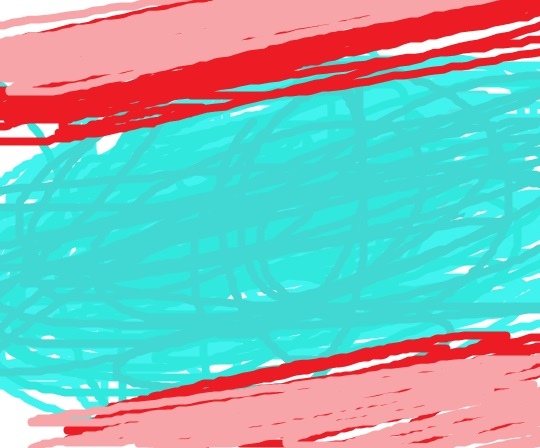
#> input picture example_image.jpg, 540 x 448 px
$ python test_detection.py
#> lines starting #> are read from the running program, lines starting #| are printed output that depends on the picture; after the words box and inside, x2 and y2 are one past the last pixel; in counts of white or black regions, pixels touching at a corner belong together
from typing import List

import numpy as np
from sklearn.cluster import KMeans
import cv2


def cluster_pixels(image, num_clusters):
    # Преобразование изображения в двумерный массив пикселей
    pixels = np.reshape(image, (-1, 3))

    # Кластеризация пикселей по цвету
    kmeans = KMeans(n_clusters=num_clusters)
    kmeans.fit(pixels)
    labels = kmeans.predict(pixels)

    # Создание маски для каждого кластера
    masks = []
    labels = np.reshape(labels, (image.shape[0], image.shape[1]))
    labels = np.stack([labels, labels, labels], axis=2)
    for i in range(num_clusters):
        mask = np.zeros_like(image)
        mask[np.where(labels == i)] = image[np.where(labels == i)]
        masks.append(mask)

    return masks

def get_biggest_mask(masks: List[np.ndarray]):
    biggest_mask = masks[0]
    biggest_size = 0
    for mask in masks:
        current = np.concatenate(mask).sum()
        print(current)
        if current > biggest_size:
            biggest_mask = mask
            biggest_size = current

    return biggest_mask

def get_color_ranges(mask: np.ndarray):
    transposed = np.transpose(mask)
    split_channels = [i for i in transposed]
    color_min_max = []
    for channel in split_channels:
        min_value = np.min(channel[channel != 0], axis=0)
        max_value = np.max(channel[channel != 0], axis=0)
        color_min_max.append((min_value, max_value,))
    lower, upper = [i for i in np.array(color_min_max).transpose()]
    return lower, upper

# Загрузка изображения
image = cv2.imread('example_image.jpg')
#> image is the input picture: shape (448, 540, 3); mean B, G, R 183.3, 184.8, 136.2

# Кластеризация пикселей изображения
num_clusters = 2
masks = cluster_pixels(image, num_clusters)
#> in cluster_pixels, `labels = np.reshape(labels, (image.shape[0], image.shape[1]))`:
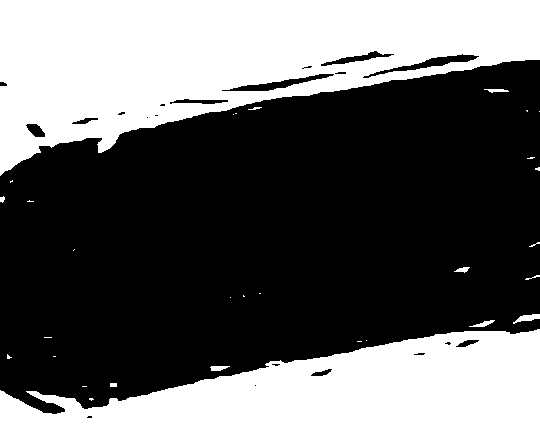
#> labels: shape (448, 540) int32; values 0 (black) and 1 (white), 40.9% white; 31 white regions (20 under 20 px), largest, box (x1, y1, x2, y2) and area: (0, 0, 540, 176) 54985, (0, 329, 540, 448) 43373, (513, 314, 540, 324) 133
#> after the loop in cluster_pixels, `for i in range(num_clusters):`:
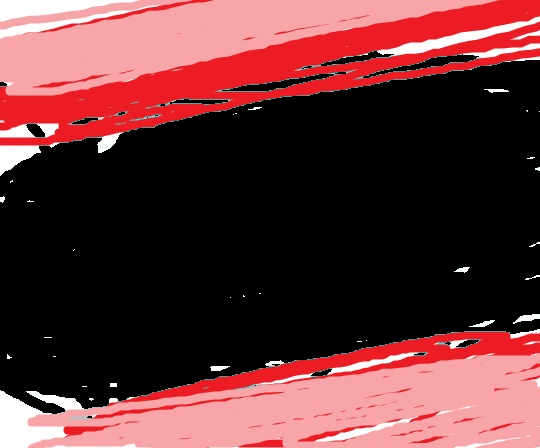
#> mask: shape (448, 540, 3); mean B, G, R 54.1, 52, 98.3
#> after the loop in cluster_pixels, `for i in range(num_clusters):`: masks = 2 items
#> masks = 2 items
mask = get_biggest_mask(masks)
#> in get_biggest_mask, `biggest_mask = masks[0]`:
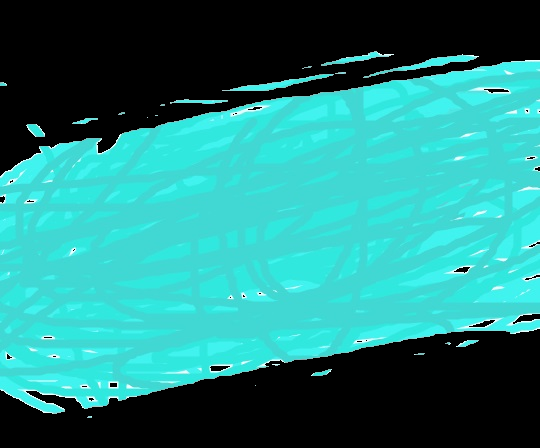
#> biggest_mask: shape (448, 540, 3); mean of channels 0, 1, 2 129.2, 132.8, 37.8; drawn as B, G, R
#> the loop in get_biggest_mask, `for mask in masks:` made 2 passes
#> (current, biggest_size) on pass 1: (72536742, 72536742)
#> current on pass 2: 49472830
#| 72536742
#| 49472830
#> after the loop in get_biggest_mask, `for mask in masks:`: biggest_size = 72536742
lower, upper = get_color_ranges(mask)
#> in get_color_ranges, `split_channels = [i for i in transposed]`: split_channels = 3 items
#> the loop in get_color_ranges, `for channel in split_channels:` made 3 passes
#> (min_value, max_value) on passes 1 to 3: (145, 255), (146, 255), (38, 234)
#> after the loop in get_color_ranges, `for channel in split_channels:`: color_min_max = [(145, 255), (146, 255), (38, 234)]
#> in get_color_ranges, `lower, upper = [i for i in np.array(color_min_max).transpose()]`: lower = [145, 146, 38]; upper = [255, 255, 234]
#> lower = [145, 146, 38]; upper = [255, 255, 234]
masked_image = cv2.bitwise_not(cv2.inRange(image, lower, upper))
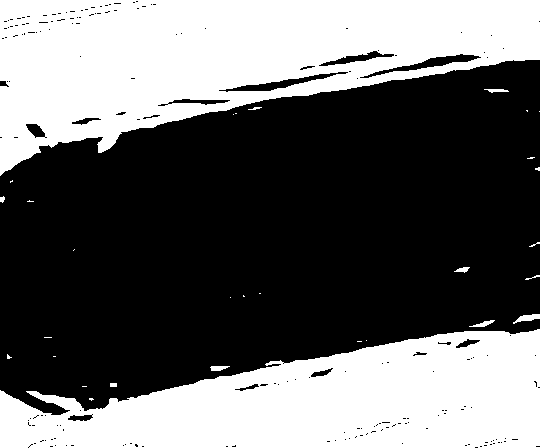
#> masked_image: shape (448, 540); 40.5% white; 31 white regions (20 under 20 px), largest, box (x1, y1, x2, y2) and area: (0, 0, 540, 176) 54506, (0, 329, 540, 448) 42829, (513, 314, 540, 324) 133

# Применяем маску к изображению
result = cv2.bitwise_and(image, image, mask=masked_image)

new_color = (255, 0, 0)
result[np.where((result == [0, 0, 0]).all(axis=2))] = new_color
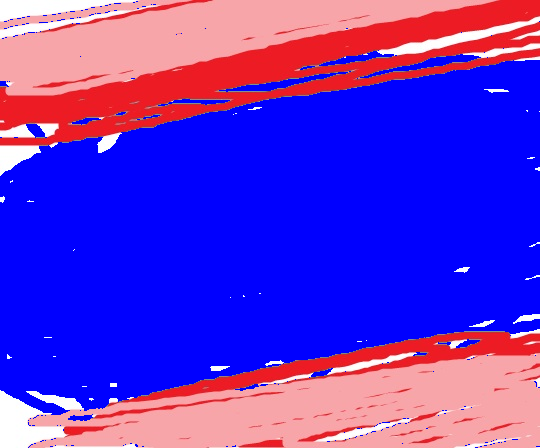
#> result: shape (448, 540, 3); mean B, G, R 205.1, 51.3, 97.5

cv2.imshow(f'Biggest', result)

# Вывод кластеров объектов различных форм и цветов
#for i, mask in enumerate(masks):
#    cv2.imshow(f'Cluster {i}', mask)

cv2.imshow(f'Cluster', image)

cv2.waitKey(0)
cv2.destroyAllWindows()
